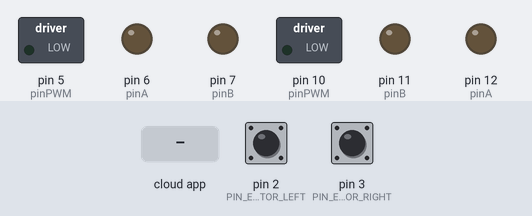
Bench run of a sketch on a simulated Arduino Uno, built with avr-gcc and run on an emulated ATmega328P. On the bench: switched loads named in the sketch (green lamp = pin HIGH), output pins drawn as LEDs (lit = HIGH). The test bench sets the inputs (shaded band); at power-on: pin 2 (PIN_ENCOD_A_MOTOR_LEFT) HIGH, pin 3 (PIN_ENCOD_A_MOTOR_RIGHT) HIGH. The ROS host is connected and sends only what is stated.

Above: at 0.1 s.
At 2.2 s:
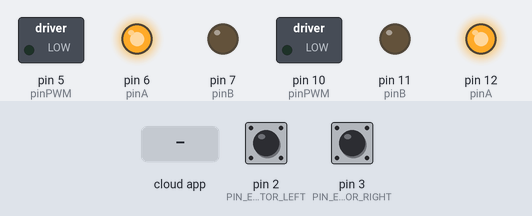
2.3 s: the phone or cloud app sets linear.x to -100
At 2.6 s:
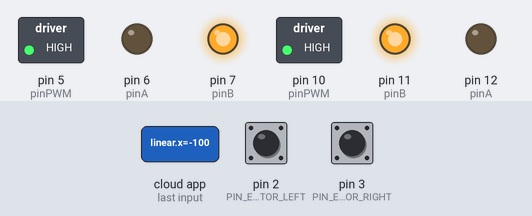
Timing chart, 0 to 5.3 s (numbered marks = the images above; inputs shaded):
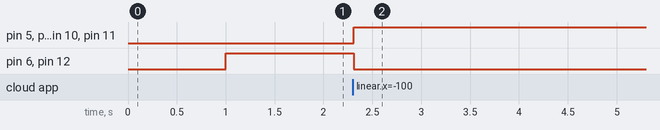

The sketch:

fromleaderbackup.ino
```cpp
#include <Wire.h>
#include <PID_v1.h>
#include <ros.h>
#include <std_msgs/String.h>
#include <geometry_msgs/Vector3Stamped.h>
#include <geometry_msgs/Twist.h>
#include <ros/time.h>
#include <nav_msgs/Odometry.h>
#include <geometry_msgs/TwistStamped.h>
#include <MPU6050_light.h>
 MPU6050 mpu(Wire);

//initializing all the variables
#define LOOPTIME                      100     //Looptime in millisecond
const byte noCommLoopMax = 10;                //number of main loops the robot will execute without communication before stopping
unsigned int noCommLoops = 0;                 //main loop without communication counter

const int PIN_ENCOD_A_MOTOR_LEFT = 2;               //A channel for encoder of left motor
const int PIN_ENCOD_B_MOTOR_LEFT = 8;               //B channel for encoder of left motor

const int PIN_ENCOD_A_MOTOR_RIGHT = 3;              //A channel for encoder of right motor
const int PIN_ENCOD_B_MOTOR_RIGHT = 9;              //B channel for encoder of right motor


unsigned long lastMilli = 0;

//--- Robot-specific constants ---
const double radius = 0.06;                   //Wheel radius, in m
const double b = 0.057;
const double wheelbase = 0.57;               //Wheelbase, in m
const double encoder_cpr = 600;               //Encoder ticks or counts per rotation
const double speed_to_pwm_ratio = 0.0393; //0.28   // 0.00235 Ratio to convert speed (in m/s) to PWM value. It was obtained by plotting the wheel speed in relation to the PWM motor command (the value is the slope of the linear function).
const double min_speed_cmd = 0.09;          //0.0882 (min_speed_cmd/speed_to_pwm_ratio) is the minimum command value needed for the motor to start moving. This value was obtained by plotting the wheel speed in relation to the PWM motor command (the value is the constant of the linear function).

double speedlinx = 0;
double speedliny = 0;
double speedangz = 0;                 //Desired angular speed for the robot, in rad/s

double orientationX = 0;
double orientationY = 0;
double orientationZ = 0;
double orientationW = 0;

double siny_cosp = 0 ;
double cosy_cosp = 0 ;
double theta = 0 ;

double speed_req_left = 0;                    //Desired speed for left wheel in m/s
double speed_act_left = 0;                    //Actual speed for left wheel in m/s
double speed_cmd_left = 0;                    //Command speed for left wheel in m/s

double speed_req_right = 0;                   //Desired speed for right wheel in m/s
double speed_act_right = 0;                   //Actual speed for right wheel in m/s
double speed_cmd_right = 0;                   //Command speed for right wheel in m/s

double forleftwheel = 0 ;
double forrightwheel = 0 ;

const double max_speed = 0.4;                 //Max speed in m/s

//int PWM_leftMotor = 0;                     //PWM command for left motor
//int PWM_rightMotor = 0;                    //PWM command for right motor

volatile float pos_left = 0;       //Left motor encoder position
volatile float pos_right = 0;      //Right motor encoder position

float I ;
float H ;
float EF ;
float BC ;

int dir1 , dir2  ; //wheel direction 1 = foward / 2 = backward

int ia ;

//PID

int PWM_leftMotor = 0;
int PWM_rightMotor = 0;

double goalangleleader = 0.0;
double goalangleleaderold = 0.0;
float eprevleader = 0;

const double PID_param[] = { 0.4, 0, 0 }; //Respectively Kp, Ki and Kd for left motor PID
PID PID_leftMotor(&speed_act_left,&speed_cmd_left, &speed_req_left, PID_param[0], PID_param[1], PID_param[2], DIRECT);          //Setting up the PID for left motor
PID PID_rightMotor(&speed_act_right,&speed_cmd_right, &speed_req_left, PID_param[0], PID_param[1], PID_param[2], DIRECT);          //Setting up the PID for left motor

//motor driver setup
/*
Adafruit_MotorShield AFMS = Adafruit_MotorShield();  // Create the motor shield object with the default I2C address
Adafruit_DCMotor *leftMotor = AFMS.getMotor(1);      //Create left motor object
Adafruit_DCMotor *rightMotor = AFMS.getMotor(2);     //Create right motor object
*/
class motor{
    public:
        int pinA;
        int pinB;
        int pinPWM;

    void motor_setup(){
        pinMode(pinA,OUTPUT);
        pinMode(pinB,OUTPUT);
        pinMode(pinPWM,OUTPUT);
    }

    void setSpeed(const int speedInput){
        analogWrite(pinPWM, speedInput);
    }

    void run(const String runInput){
       if(runInput == "BRAKE"){
            digitalWrite(pinA, HIGH);
            digitalWrite(pinB, HIGH);
       }
       else if(runInput == "FORWARD"){
            digitalWrite(pinA, HIGH);
            digitalWrite(pinB, LOW);
       }
       else if(runInput == "BACKWARD"){
            digitalWrite(pinA, LOW);
            digitalWrite(pinB, HIGH);
       }
    }
};

ros::NodeHandle nh;

geometry_msgs::Vector3Stamped encode;
ros::Publisher encode_msg("leaderencode", &encode);

geometry_msgs::Vector3Stamped speedreq;
ros::Publisher speed_reqmsg("leaderspeedreq", &speedreq);

geometry_msgs::Vector3Stamped PWMout;
ros::Publisher PWM_msg("leaderPWM", &PWMout);

geometry_msgs::Vector3Stamped IMUvalue;
ros::Publisher IMUvalue_msg("leaderIMU", &IMUvalue);

//function that will be called when receiving command from host
void handle_cmd(const geometry_msgs::Twist& cmd_vel) {
  noCommLoops = 0;                                                  //Reset the counter for number of main loops without communication

  speedlinx = cmd_vel.linear.x;
  /*if(speedlinx > 0.14 )
  {
    speedlinx = 0.14 ;
  }
  else
  {}*/
  speedliny = cmd_vel.linear.y;
  speedangz = 0.0; //cmd_vel.angular.z;
  /*if(speedangz > 0.07 )
  {
    speedangz = 0.07 ;
  }*/
}

void handle_odom(const geometry_msgs::Pose& leaderfortheta)
{

  //orientationX = odom.orientation.x;
  //orientationY = odom.orientation.y;
  //orientationZ = odom.orientation.z;
  //orientationW = odom.orientation.w;
  //orientationY = odom.pose.pose.orientation.y;
  //orientationZ = odom.pose.pose.orientation.z;
  //orientationW = odom.pose.pose.orientation.w;

  theta = leaderfortheta.orientation.x;

}


void handle_holoodompy(const geometry_msgs::Twist& holoodompy)
{

  goalangleleader = holoodompy.angular.x ;

}

ros::Subscriber<geometry_msgs::Twist> cmd_vel("cmd_vel",handle_cmd); //cmd_vel  //create a subscriber to ROS topic for velocity commands (will execute "handle_cmd" function when receiving data)
//ros::Subscriber<geometry_msgs::Twist> cmd_vel("nav1/cmd_vel",handle_cmd);
ros::Subscriber<geometry_msgs::Pose> leaderfortheta("leaderfortheta",handle_odom);
ros::Subscriber<geometry_msgs::Twist> holoodompy("holo/odompy",handle_holoodompy);
geometry_msgs::Vector3Stamped speed_msg;                                //create a "speed_msg" ROS message
ros::Publisher speed_pub("leaderspeed", &speed_msg);                          //create a publisher to ROS topic "speed" using the "speed_msg" type

//motor driver setup
motor leftMotor, rightMotor;
long prevT = 0;
float eprevright = 0;
float eprevleft = 0;
float eintegralright = 0;
float eintegralleft = 0;

//__________________________________________________________________________

void setup()
{
  Wire.begin();
  byte status = mpu.begin();
  mpu.calcOffsets(); // gyro and accelero

  nh.initNode();                            //init ROS node
  nh.getHardware()->setBaud(57600);         //set baud for ROS serial communication
  nh.subscribe(cmd_vel);                    //suscribe to ROS topic for velocity commands
  nh.subscribe(leaderfortheta);
  nh.subscribe(holoodompy);
  nh.advertise(speed_pub);                  //prepare to publish speed in ROS topic
  nh.advertise(encode_msg);                  //prepare to publish speed in ROS topic
  nh.advertise(speed_reqmsg);                  //prepare to publish speed in ROS topic
  nh.advertise(PWM_msg);
  nh.advertise(IMUvalue_msg);

  H = radius/(2*b);
  I = -radius/(2*b);


  //AFMS.begin();
  leftMotor.pinA = 12;
  leftMotor.pinB = 11;
  leftMotor.pinPWM = 10;
  rightMotor.pinA = 6;
  rightMotor.pinB = 7;
  rightMotor.pinPWM = 5;
  leftMotor.motor_setup();
  rightMotor.motor_setup();
  //setting motor speeds to zero
  leftMotor.setSpeed(0);
  leftMotor.run("BRAKE");
  rightMotor.setSpeed(0);
  rightMotor.run("BRAKE");

  //setting PID parameters
    //set PID
  PID_leftMotor.SetSampleTime(95);
  PID_leftMotor.SetOutputLimits(-max_speed, max_speed);
  PID_leftMotor.SetMode(AUTOMATIC);

  PID_rightMotor.SetSampleTime(95);
  PID_rightMotor.SetOutputLimits(-max_speed, max_speed);
  PID_rightMotor.SetMode(AUTOMATIC);


  // Define the rotary encoder for left motor
  pinMode(PIN_ENCOD_A_MOTOR_LEFT, INPUT);
  pinMode(PIN_ENCOD_B_MOTOR_LEFT, INPUT);
  digitalWrite(PIN_ENCOD_A_MOTOR_LEFT, HIGH);                // turn on pullup resistor
  digitalWrite(PIN_ENCOD_B_MOTOR_LEFT, HIGH);
  attachInterrupt(0, encoderLeftMotor, RISING);

  // Define the rotary encoder for right motor
  pinMode(PIN_ENCOD_A_MOTOR_RIGHT, INPUT);
  pinMode(PIN_ENCOD_B_MOTOR_RIGHT, INPUT);
  digitalWrite(PIN_ENCOD_A_MOTOR_RIGHT, HIGH);                // turn on pullup resistor
  digitalWrite(PIN_ENCOD_B_MOTOR_RIGHT, HIGH);
  attachInterrupt(1, encoderRightMotor, RISING);
}

//_________________________________________________________________________

void loop() {
  nh.spinOnce();
  if((millis()-lastMilli) >= LOOPTIME)
  {
    // enter timed loop
    lastMilli = millis();

    byte status = mpu.begin();
    //mpu.update();

    IMUvalue.vector.x = mpu.getAngleZ();
    IMUvalue.vector.y = int(mpu.getAngleZ())%360;


    if (abs(pos_left) < 5){                                                   //Avoid taking in account small disturbances
      speed_act_left = 0;
    }
    else {
      speed_act_left=((pos_left/encoder_cpr)*2*PI)*(1000/LOOPTIME)*radius;           // calculate speed of left wheel
    }

    if (abs(pos_right) < 5){                                                  //Avoid taking in account small disturbances
      speed_act_right = 0;
    }
    else {
    speed_act_right=((pos_right/encoder_cpr)*2*PI)*(1000/LOOPTIME)*radius;          // calculate speed of right wheel
    }
    encode.vector.x = pos_left;    //left wheel speed (in m/s)
    encode.vector.y = pos_right;   //right wheel speed (in m/s)
    pos_left = 0;
    pos_right = 0;

    /*PWM_rightMotor = round(1100);
    rightMotor.setSpeed(abs(PWM_rightMotor));
    rightMotor.run("BACKWARD");
    leftMotor.setSpeed(abs(PWM_rightMotor));
    leftMotor.run("BACKWARD");*/

    if(goalangleleader != goalangleleaderold)
    {
    float kpp = 0.05;

    // errorleader
    int eleader = goalangleleader - mpu.getAngleZ();

    // control signal
    float uleader = kpp * eleader ;

    // store previous error
    eprevleader = eleader;
    goalangleleaderold = goalangleleader;
    speedangz = speedangz + uleader ;
    }

    theta = theta * 180 / 3.141592653589793238462643383279502 ;
    if(theta > 360)
    {
      theta = abs(theta - 360);
    }

    encode.vector.z = theta ;
    theta = theta * 3.141592653589793238462643383279502 / 180 ;

    BC = (radius*abs(cos(theta)))/2 ;
    EF = (radius*abs(sin(theta)))/2 ;

    //speed_req_right = (((speedlinx + speedliny)*I) - ((BC+EF)*(speedangz/0.25)))/(((BC+EF)*I)-((BC+EF)*H)) ;
    //speed_req_left = (((speedlinx + speedliny)*H) - ((BC+EF)*(speedangz/0.25)))/(((BC+EF)*H)-((BC+EF)*I)) ;

    speed_req_left = speedlinx - speedangz*(wheelbase/2);     //Calculate the required speed for the left motor to comply with commanded linear and angular speeds
    speed_req_right = speedlinx + speedangz*(wheelbase/2);
    /*if(speedangz > 0)
    {
      forleftwheel = -1*(speedangz*(wheelbase/2));
      forrightwheel = (speedangz*(wheelbase/2));
    }
    else if(speedangz < 0)
    {
      forleftwheel = (speedangz*(wheelbase/2));
      forrightwheel = -1*(speedangz*(wheelbase/2));
    }
    else if(speedangz == 0)
    {
      forleftwheel = 0 ;
      forrightwheel = 0 ;
    }

    speed_req_right = speedlinx + forrightwheel ;
    speed_req_left = speedlinx + forleftwheel ;
    */

    speedreq.vector.x =  speed_req_left;
    speedreq.vector.y =  speed_req_right;
    speedreq.vector.z =  goalangleleader;


    /*speed_cmd_left = constrain(speed_cmd_left, -max_speed, max_speed);
    speed_cmd_right = constrain(speed_cmd_right, -max_speed, max_speed);
    PID_leftMotor.Compute();
    PID_rightMotor.Compute();
    // compute PWM value for left motor. Check constant definition comments for more information.
    PWM_leftMotor = constrain(((speed_req_left+sgn(speed_req_left)*min_speed_cmd)/speed_to_pwm_ratio) + (speed_cmd_left/speed_to_pwm_ratio), -255, 255);
    PWM_rightMotor = constrain(((speed_req_right+sgn(speed_req_right)*min_speed_cmd)/speed_to_pwm_ratio) + (speed_cmd_right/speed_to_pwm_ratio), -255, 255);*/
     float kp = 0.9;
     float kd = 0.025;
     float ki = 0.0;
     long currT = micros();

     float deltaT = ((float) (currT - prevT))/( 1.0e6 );
     prevT = currT;

     float eright = speed_req_right - speed_act_right;
     eprevright = eright;

     // derivative
     float dedtright = (eright-eprevright)/(deltaT);

     // integral
     eintegralright = eintegralright + eright*deltaT;

      // control signal
     float uright = kp*eright + kd*dedtright + ki*eintegralright;

     PWM_rightMotor = uright*(255/0.3) ;

     PWM_rightMotor = constrain(PWM_rightMotor,-255,255);


     float eleft = speed_req_left - speed_act_left;
     eprevleft = eleft;

     // derivative
     float dedtleft = (eleft-eprevleft)/(deltaT);

     // integral
     eintegralleft = eintegralleft + eleft*deltaT;

      // control signal
     float uleft = kp*eleft + kd*dedtleft + ki*eintegralleft;

     PWM_leftMotor = uleft*(255/0.3) ;

     PWM_leftMotor = constrain(PWM_leftMotor,-255,255);

    if(PWM_leftMotor >= 0) // forward left
    {
      leftMotor.run("FORWARD");
    }
    else if(PWM_leftMotor < 0)
    {
      leftMotor.run("BACKWARD");
    }

    if(PWM_rightMotor >= 0) // forward left
    {
      rightMotor.run("FORWARD");
    }
    else if(PWM_rightMotor < 0)
    {
      rightMotor.run("BACKWARD");
    }
    /*PWM_leftMotor = speed_req_left/0.3 ;//0.00235   //PWM command for left motor
    PWM_rightMotor = speed_req_right/0.3 ;  //0.00235

    if(PWM_leftMotor >= 255)
    {
      PWM_leftMotor = 255 ;
      dir1 = 1 ;
    }
    else if(PWM_leftMotor < 0)
    {
      PWM_leftMotor = abs(PWM_leftMotor) ;
      dir1 = 2 ;
      if (PWM_leftMotor >= 255)
      {
        PWM_leftMotor = 255 ;
      }
    }
    else if(PWM_leftMotor == 0)
    {
      PWM_leftMotor = 0;
      dir1 = 0 ;
      //leftMotor.setSpeed(PWM_leftMotor);
      //leftMotor.run("BRAKE");
    }
    else
    {
      dir1 = 1 ;
    }

    if(PWM_rightMotor >= 255)
    {
      PWM_rightMotor = 255 ;
      dir2 = 1 ;
    }
    else if(PWM_rightMotor < 0)
    {
      PWM_rightMotor = abs(PWM_rightMotor) ;
      dir2 = 2 ;
      if (PWM_rightMotor >= 255)
      {
        PWM_rightMotor = 255 ;
      }
    }
    else if(PWM_rightMotor == 0)
    {
      PWM_rightMotor = 0;
      dir2 = 0 ;
      //rightMotor.setSpeed(PWM_rightMotor);
      //rightMotor.run("BRAKE");
    }
    else
    {
      dir2 = 1 ;
    }

    if(dir1 == 1) // forward left
    {
      leftMotor.run("FORWARD");
    }
    else if(dir1 == 2)
    {
      leftMotor.run("BACKWARD");
    }
    if(dir2 == 1) // forward left
    {
      rightMotor.run("FORWARD");
    }
    else if(dir2 == 2)
    {
      rightMotor.run("BACKWARD");
    }*/

    PWMout.vector.x = PWM_leftMotor ;
    PWMout.vector.y = PWM_rightMotor ;
    rightMotor.setSpeed(abs(PWM_rightMotor));
    leftMotor.setSpeed(abs(PWM_leftMotor));
    nh.spinOnce();


    noCommLoops++;
    if (noCommLoops == 65535){
      noCommLoops = noCommLoopMax;
    }

   publishSpeed(LOOPTIME);   //Publish odometry on ROS topic
  }
 }
//Publish function for odometry, uses a vector type message to send the data (message type is not meant for that but that's easier than creating a specific message type)
void publishSpeed(double time)
{
  speed_reqmsg.publish(&speedreq);
  encode_msg.publish(&encode);
  PWM_msg.publish(&PWMout);
  IMUvalue_msg.publish(&IMUvalue);
  nh.spinOnce();
  speed_msg.header.stamp = nh.now();      //timestamp for odometry data
  speed_msg.vector.x = speed_act_left;    //left wheel speed (in m/s)
  speed_msg.vector.y = speed_act_right;   //right wheel speed (in m/s)
  speed_msg.vector.z = time/1000;         //looptime, should be the same as specified in LOOPTIME (in s)
  speed_pub.publish(&speed_msg);
  nh.loginfo("Publishing speed_msgs");
}

//Left motor encoder counter
void encoderLeftMotor() {
  if (digitalRead(PIN_ENCOD_A_MOTOR_LEFT) == digitalRead(PIN_ENCOD_B_MOTOR_LEFT)) pos_right--;
  else pos_right++;
}

//Right motor encoder counter
void encoderRightMotor() {
  if (digitalRead(PIN_ENCOD_A_MOTOR_RIGHT) == digitalRead(PIN_ENCOD_B_MOTOR_RIGHT)) pos_left++;
  else pos_left--;
}

template <typename T> int sgn(T val) {
    return (T(0) < val) - (val < T(0));
}
```

Measured:
- after the input at 2.3 s, pin 5 (pinPWM), pin 7 (pinB), pin 10 (pinPWM), pin 11 (pinB): LOW → HIGH at once; pin 6 (pinA), pin 12 (pinA): HIGH → LOW at once
